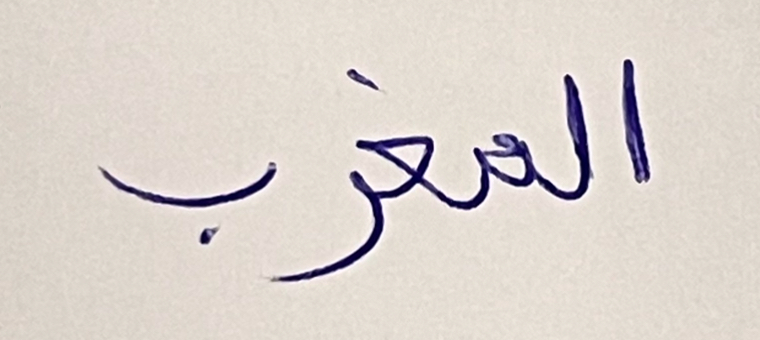
#> input picture dataset/images/maroc.jpg, 760 x 340 px, found by its file name
$ python ocr.py
#> lines starting #> are read from the running program, lines starting #| are printed output that depends on the picture
import pytesseract
from PIL import Image
import cv2
import os


# Load the image (example: 'arabic_text.jpg')
image_path = "maroc.jpg"
img = cv2.imread(image_path)
#> img is the input picture: shape (340, 760, 3); mean B, G, R 204.9, 211.4, 219.4

# Convert to grayscale (better for OCR)
gray = cv2.cvtColor(img, cv2.COLOR_BGR2GRAY)
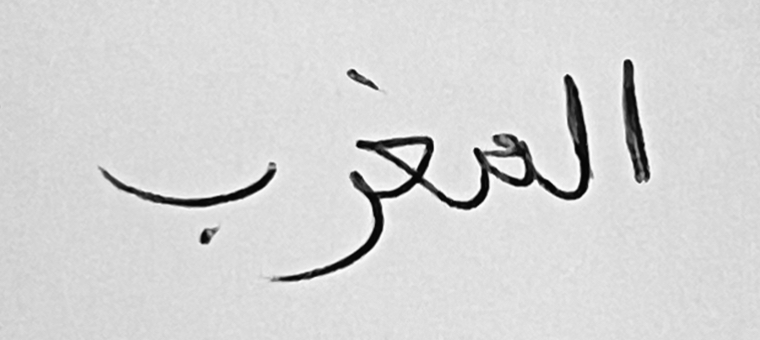
#> gray: shape (340, 760); min 3, max 255, mean 213.1

# (Optional) Apply thresholding to enhance contrast
# gray = cv2.threshold(gray, 0, 255, cv2.THRESH_BINARY + cv2.THRESH_OTSU)[1]

# Use Tesseract to extract Arabic text
custom_config = r'-l ara --psm 6'  # -l ara = Arabic, --psm 6 = assume a uniform block of text
#> (the run stopped early here; a loop or call above may not have finished)

$ run again, with dataset/images/word_0005.png saved as dataset/images/maroc.jpg
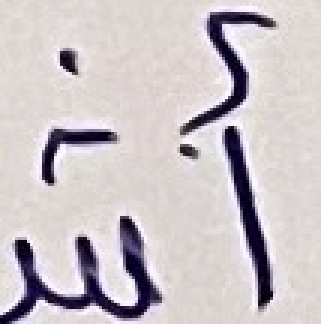
#> input picture dataset/images/word_0005.png, 107 x 108 px, found by its file name (shown 3 times larger)
#> img is the input picture: shape (108, 107, 3); mean B, G, R 197.1, 193.7, 201.6
#> `gray = cv2.cvtColor(img, cv2.COLOR_BGR2GRAY)`:
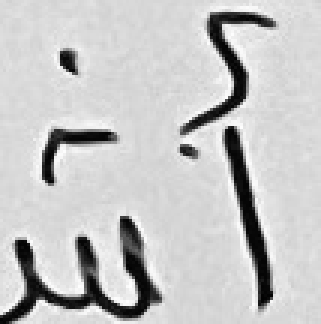
#> gray: shape (108, 107) (shown 3 times larger); min 2, max 254, mean 196.4
